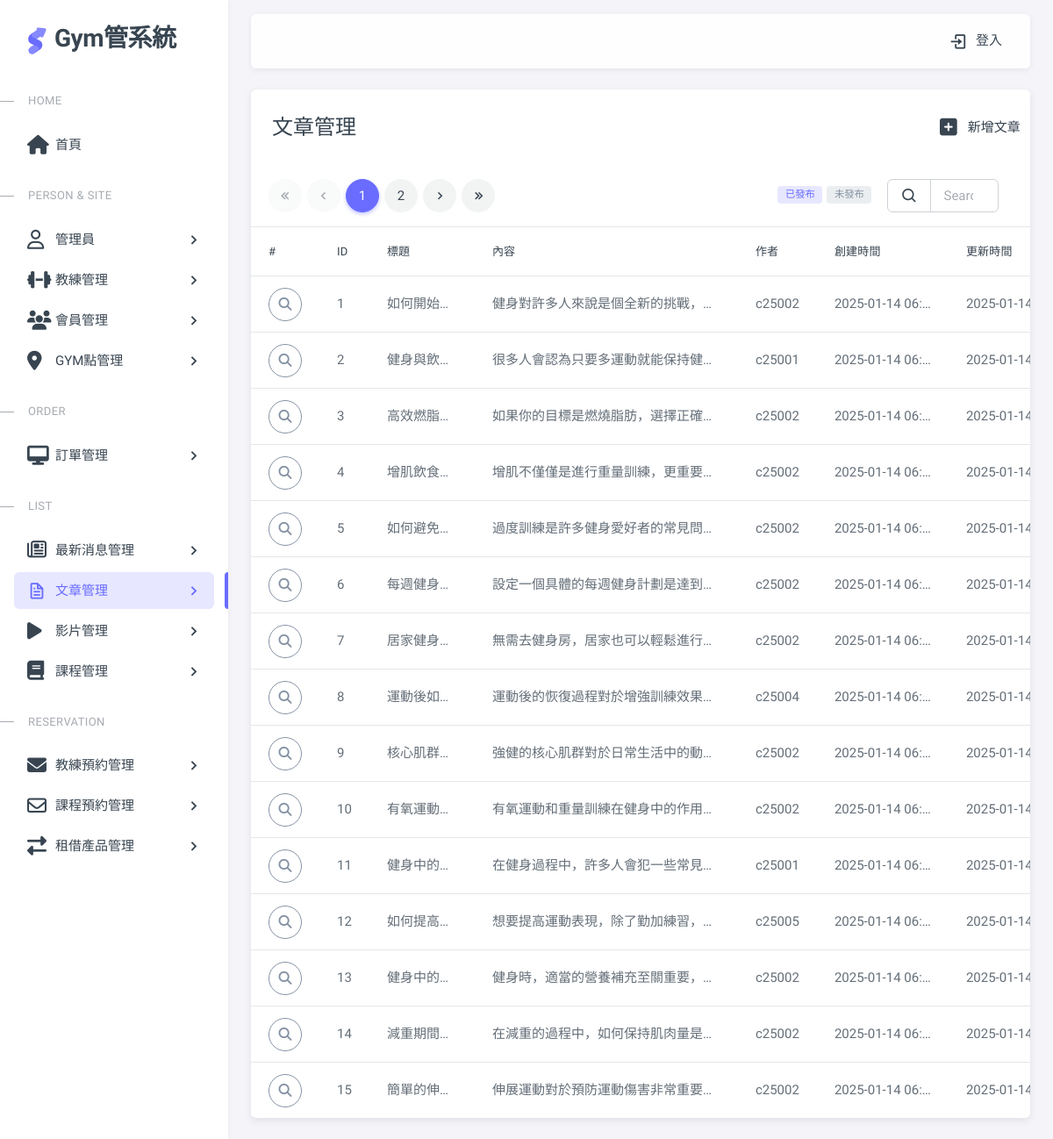
Page /pages/article.php on the committed database.
### tables this page shows
CREATE TABLE articles (
    article_id INTEGER PRIMARY KEY auto_increment,
    title VARCHAR(255),
    content TEXT,
    author_id VARCHAR(50),
    uploadStatus INTEGER,
    created_at TIMESTAMP DEFAULT CURRENT_TIMESTAMP,
    updated_at TIMESTAMP DEFAULT CURRENT_TIMESTAMP
);

### pages/article.php (the view, shortened to what this page needs)
<?php require __DIR__ . '/includes/init.php';?>
<?php
$pageName="article";
$perPage = 15;
$page = isset($_GET['page']) ? intval($_GET['page']) : 1;
$where =" WHERE 1 ";
$t_sql = "SELECT count(*) FROM articles $where";
$totalRows = $pdo->query($t_sql)->fetch(PDO::FETCH_NUM)[0];
if($totalRows>0){
  $sql = sprintf("SELECT * FROM `articles` %s
  LIMIT %s, %s", $where,
  ($page -1) * $perPage,
  $perPage);
  $rows = $pdo->query($sql)->fetchAll();
}
$totalPages = ceil($totalRows/$perPage);
?>
<?php include __DIR__ . '/includes/html-header.php'; ?>
<?php include __DIR__ . '/includes/html-sidebar.php'; ?>
<?php include __DIR__ . '/includes/html-layout-navbar.php'; ?>
<?php include __DIR__ . '/includes/html-content wrapper-start.php'; ?>
<div class="card">
  <div class="row">
    <div class="col-10">
      <h4 class="card-header">文章管理</h4>
    </div>
    <div class="col-2 card-header d-flex align-items-center justify-content-center">
      <a href="article-add.php" class="nav-link">
        <span class="d-none d-sm-block">
        <i class="fa-solid fa-square-plus fa-xl mx-3"></i>新增文章</span>
      </a>
    </div>
  </div>
  <div class="row">
      <div class="col-lg-8 mx-5 ">
        <div class="demo-inline-spacing">
          <nav aria-label="Page navigation ">
            <ul class="pagination">
              <li class="page-item first" <?=$page==1?'disabled':''?> >
                <a class="page-link" href="?page=1"><i class="tf-icon bx bx-chevrons-left bx-sm"></i></a>
              </li>
              <li class="page-item prev <?=$page==1?'disabled':''?>">
                <a class="page-link" href="?page=<?=$page-1?>">
                  <i class="tf-icon bx bx-chevron-left bx-sm"></i>
                </a>
              </li>
              <?php for($i = 1; $i <= $totalPages; $i++):
                  $qs = array_filter($_GET);
                  $qs['page']= $i ?>
                <li class="page-item <?=$page == $i?'active':''?> ">
                  <a class="page-link" href="?<?=http_build_query($qs)?>"><?=$i?></a>
                </li>
              <?php endfor;?>
              <li class="page-item next <?=$page==$totalPages?'disabled':''?>" >
                <a class="page-link" href="?page=<?=$page+1?>"><i class="tf-icon bx bx-chevron-right bx-sm"></i></a>
              </li>
              <li class="page-item last" <?=$page==$totalPages?'disabled':''?>>
                <a class="page-link" href="?page=<?=$totalPages?>"><i class="tf-icon bx bx-chevrons-right bx-sm"></i></a>
              </li>
            </ul>
          </nav>
        </div>
      </div>
      <div class="col-lg-1 d-flex align-items-center justify-content-end p-0">
        <div class="btn-group " role="group" aria-label="Basic example">
            <button type="button" class="btn btn-sm btn-outline-white p-0" id="filter-published">
              <span class="badge bg-label-primary  me-1 " data-status= 1>已發布</span>
            </button>
            <button type="button" class="btn btn-sm btn-outline-white p-0" id="filter-unpublished">
              <span class="badge bg-label-secondary me-1" data-status= 0 >未發布</span>
            </button>
        </div>
      </div>
      <div class="col-lg-2 me-5  d-flex align-items-center justify-content-end">
        <form class="d-flex  ">
            <div class="input-group">
                  <button class="input-group-text">
                    <i class="tf-icons bx bx-search"></i>
                  </button>
              <input type="search" class="form-control" placeholder="Search..." name="keyword" value="<?=empty($_GET['keyword'])?'':htmlentities($_GET['keyword'])?>">
            </div>
        </form>
      </div>
    </div>
  <?php if($totalRows>0):?>
  <div class="table-responsive text-nowrap">
    <table class="table table-hover">
      <thead>
        <tr>
          <th>#</th>
          <th>ID</th>
          <th>標題</th>
          <th>內容</th>
          <th>作者</th>
          <th>創建時間</th>
          <th>更新時間</th>
        </tr>
      </thead>
      <tbody class="table-border-bottom-0">
        <?php foreach($rows as $v):?>
        <tr>
          <td><button type="button" class="btn rounded-pill btn-icon btn-outline-secondary" data-bs-toggle="modal"  data-bs-target="#exLargeModal"  data-article-id="<?=$v['article_id']?>" id="viewBtn">
            <i class="fa-solid fa-magnifying-glass"></i>
          </button></td>
          <td title="<?=$v['article_id']?>"><?=$v['article_id']?></td>
          <td style="max-width: 120px" title="<?=$v['title']?>"><?=$v['title']?></td>
          <td style="max-width: 300px" title="<?=htmlentities($v['content'])?>">
            <?=htmlentities($v['content'])?></td>
          <td title="<?=$v['author_id']?>"><?=$v['author_id']?></td>
          <td style="max-width: 150px" title="<?=$v['created_at']?>"><?=$v['created_at']?></td>
          <td style="max-width: 150px" title="<?=$v['updated_at']?>"><?=$v['updated_at']?></td>
        </tr>
        <?php endforeach;?>
      </tbody>
    </table>
  </div>
  <?php endif?>
</div>
        </div>
<?php include __DIR__ . '/includes/html-content wrapper-end.php'; ?>
<?php include __DIR__ . '/includes/html-footer.php'; ?>

### pages/includes/html-header.php (shortened to what this page needs)
<!DOCTYPE html>
<html lang="en" class="light-style layout-menu-fixed layout-compact " dir="ltr" data-theme="theme-default" data-assets-path="../assets/" data-template="vertical-menu-template-free" data-style="light">
  <head>
    <link rel="stylesheet" href="https://cdnjs.cloudflare.com/ajax/libs/font-awesome/6.7.2/css/all.min.css">
    <link rel="stylesheet" href="../assets/vendor/fonts/boxicons.css" />
    <link rel="stylesheet" href="../assets/vendor/css/core.css" class="template-customizer-core-css" />
    <link rel="stylesheet" href="../assets/vendor/css/theme-default.css" class="template-customizer-theme-css" />
    <link rel="stylesheet" href="../assets/css/demo.css" />
    <link rel="stylesheet" href="../assets/vendor/libs/perfect-scrollbar/perfect-scrollbar.css" />
</head>

### pages/includes/html-sidebar.php (shortened to what this page needs)
<body>
<div class="layout-wrapper layout-content-navbar  ">
  <div class="layout-container">
<aside id="layout-menu" class="layout-menu menu-vertical menu bg-menu-theme">
  <div class="app-brand demo ">
    <a href="home.php" class="app-brand-link">
    <span class="app-brand-logo demo">
    </span>
    <span class="app-brand-text demo menu-text fw-bold ms-2">Gym管系統</span>
    </a>
  </div>
  <ul class="menu-inner py-1">
    <li class="menu-header small text-uppercase">
      <span class="menu-header-text">home</span>
    </li>
    <li class="menu-item <?= $pageName =='home' ? 'active' : '' ?>">
      <a href="home.php" target="_blank" class="menu-link   ">
        <i class="menu-icon fa-solid fa-house fa-2xs"></i>
        <div class="text-truncate" data-i18n="Support">首頁</div>
      </a>
    </li>
    <li class="menu-header small text-uppercase">
      <span class="menu-header-text">Person & Site</span>
    </li>
    <li class="menu-item <?= in_array($pageName, ['gymAdmin', 'gymAdmin-add', 'gymAdmin-edit']) ? 'active' : '' ?>">
      <a href="gymAdmin.php" target="_blank" class="menu-link  menu-toggle">
        <i class="menu-icon fa-regular fa-user fa-2xs"></i>
        <div class="text-truncate" data-i18n="Support">管理員</div>
      </a>
    </li>
    <li class="menu-item <?= in_array($pageName, ['coach', 'coach-add', 'coach-edit']) ? 'active' : '' ?>">
      <a href="coach.php" target="_blank" class="menu-link  menu-toggle">
        <i class="menu-icon fa-solid fa-dumbbell fa-2xs"></i>
        <div class="text-truncate" data-i18n="Support">教練管理</div>
      </a>
    </li>
    <li class="menu-item <?= in_array($pageName, ['gymMember', 'gymMember-add', 'gymMember-edit']) ? 'active' : '' ?>">
      <a href="gymMember.php" target="_blank" class="menu-link  menu-toggle">
        <i class="menu-icon fa-solid fa-users fa-2xs"></i>
        <div class="text-truncate" data-i18n="Support">會員管理</div>
      </a>
    </li>
    <li class="menu-item <?= in_array($pageName, ['gymSite', 'gymSite-add', 'gymSite-edit']) ? 'active' : '' ?>">
      <a href="#" target="_blank" class="menu-link  menu-toggle">
        <i class="menu-icon fa-solid fa-location-dot fa-2xs"></i>
        <div class="text-truncate" data-i18n="Support">GYM點管理</div>
      </a>
    </li>
    <li class="menu-header small text-uppercase">
      <span class="menu-header-text">Order</span>
    </li>
    <li class="menu-item <?= in_array($pageName, ['order', 'order-add', 'order-edit']) ? 'active' : '' ?>">
      <a href="order.php" target="_blank" class="menu-link  menu-toggle">
        <i class="menu-icon fa-solid fa-desktop fa-2xs"></i>
        <div class="text-truncate" data-i18n="Support">訂單管理</div>
      </a>
    </li>
    <li class="menu-header small text-uppercase">
      <span class="menu-header-text">list</span>
    </li>
    <li class="menu-item  <?= in_array($pageName, ['gymNews', 'gymNews-add', 'gymNews-edit']) ? 'active' : '' ?>">
      <a href="gymNews.php" class="menu-link  menu-toggle">
        <i class="menu-icon fa-regular fa-newspaper fa-2xs"></i>
        <div class="text-truncate" data-i18n="Support">最新消息管理</div>
      </a>
    </li>
    <li class="menu-item <?= in_array($pageName, ['article', 'article-add', 'article-edit']) ? 'active' : '' ?>">
      <a href="article.php" target="_blank" class="menu-link  menu-toggle">
        <i class="menu-icon tf-icons bx bx-file"></i>
        <div class="text-truncate" data-i18n="Support">文章管理</div>
      </a>
    </li>
    <li class="menu-item <?= in_array($pageName, ['videos', 'videos-add', 'videos-edit']) ? 'active' : '' ?>">
      <a href="videos.php" target="_blank" class="menu-link  menu-toggle">
        <i class="menu-icon fa-solid fa-play fa-xs"></i>
        <div class="text-truncate" data-i18n="Support">影片管理</div>
      </a>
    </li>
    <li class="menu-item <?= in_array($pageName, ['class', 'class-add', 'class-edit']) ? 'active' : '' ?>">
      <a href="class.php" target="_blank" class="menu-link  menu-toggle">
        <i class="menu-icon fa-solid fa-book fa-2xs"></i>
        <div class="text-truncate" data-i18n="Support">課程管理</div>
      </a>
    </li>
    <li class="menu-header small text-uppercase">
      <span class="menu-header-text"> Reservation</span>
    </li>
    <li class="menu-item <?= in_array($pageName, ['reserveCoach', 'reserveCoach-add', 'reserveCoach-edit']) ? 'active' : '' ?>">
      <a href="reserveCoach.php" target="_blank" class="menu-link  menu-toggle">
        <i class="menu-icon fa-solid fa-envelope fa-2xs"></i>
        <div class="text-truncate" data-i18n="Support">教練預約管理</div>
      </a>
      </li>
    <li class="menu-item  <?= in_array($pageName, ['appointmentsClass', 'appointmentsClass-add', 'appointmentsClass-edit']) ? 'active' : '' ?>">
        <a href="appointmentsClass.php" target="_blank" class="menu-link  menu-toggle">
          <i class="menu-icon fa-regular fa-envelope"></i>
          <div class="text-truncate" data-i18n="Support">課程預約管理</div>
        </a>
    </li>
    <li class="menu-item  <?= in_array($pageName, ['products', 'products-add', 'products-edit']) ? 'active' : '' ?>">
      <a href="products.php" target="_blank" class="menu-link  menu-toggle">
        <i class="menu-icon fa-solid fa-right-left fa-2xs"></i>
        <div class="text-truncate" data-i18n="Support">租借產品管理</div>
      </a>
    </li>
  </ul>
</aside>

### pages/includes/html-layout-navbar.php (shortened to what this page needs)
<div class="layout-page">
      <nav class="layout-navbar container-xxl navbar navbar-expand-xl navbar-detached align-items-center bg-navbar-theme" id="layout-navbar">
            <div class="navbar-nav-right d-flex align-items-center" id="navbar-collapse">
              <ul class="navbar-nav flex-row align-items-center ms-auto">
                <li class="nav-item">
                  <a class="nav-link" href="login.php">
                      <i class="menu-icon bx bx-log-in me-2"></i>登入
                  </a>
              </li>
              </ul>
            </div>
        </nav>

### pages/includes/html-content wrapper-start.php
 <div class="content-wrapper">
<div class="container-xxl flex-grow-1 container-p-y">

### pages/includes/html-content wrapper-end.php (shortened to what this page needs)
</div>
        </div>
      </div>
    </div>

### pages/includes/html-footer.php
</body>
</html>

### assets/css/demo.css (style rules this page uses)
.menu .app-brand.demo { height: 64px; margin-top: 12px; }
.app-brand-logo.demo svg { width: 22px; height: 38px; }
.app-brand-text.demo { font-size: 1.75rem; letter-spacing: -0.5px; }
.demo-inline-spacing > * { margin: 1rem 0.375rem 0 0 !important; }

### pages/article.php (style rules this page uses)
td { overflow: hidden; text-overflow: ellipsis; white-space: nowrap; }

### rows in the picture
articles: article_id "1", title "如何開始…", content "健身對許多人來說是個全新的挑戰，…", author "c25002", created_at "2025-01-14 06…", updated_at "2025-01-14 06…"
articles: article_id "2", title "健身與飲…", content "很多人會認為只要多運動就能保持健…", author "c25001", created_at "2025-01-14 06…", updated_at "2025-01-14 06…"
articles: article_id "3", title "高效燃脂…", content "如果你的目標是燃燒脂肪，選擇正確…", author "c25002", created_at "2025-01-14 06…", updated_at "2025-01-14 06…"
articles: article_id "4", title "增肌飲食…", content "增肌不僅僅是進行重量訓練，更重要…", author "c25002", created_at "2025-01-14 06…", updated_at "2025-01-14 06…"
articles: article_id "5", title "如何避免…", content "過度訓練是許多健身愛好者的常見問…", author "c25002", created_at "2025-01-14 06…", updated_at "2025-01-14 06…"
articles: article_id "6", title "每週健身…", content "設定一個具體的每週健身計劃是達到…", author "c25002", created_at "2025-01-14 06…", updated_at "2025-01-14 06…"
articles: article_id "7", title "居家健身…", content "無需去健身房，居家也可以輕鬆進行…", author "c25002", created_at "2025-01-14 06…", updated_at "2025-01-14 06…"
articles: article_id "8", title "運動後如…", content "運動後的恢復過程對於增強訓練效果…", author "c25004", created_at "2025-01-14 06…", updated_at "2025-01-14 06…"
articles: article_id "9", title "核心肌群…", content "強健的核心肌群對於日常生活中的動…", author "c25002", created_at "2025-01-14 06…", updated_at "2025-01-14 06…"
articles: article_id "10", title "有氧運動…", content "有氧運動和重量訓練在健身中的作用…", author "c25002", created_at "2025-01-14 06…", updated_at "2025-01-14 06…"
articles: article_id "11", title "健身中的…", content "在健身過程中，許多人會犯一些常見…", author "c25001", created_at "2025-01-14 06…", updated_at "2025-01-14 06…"
articles: article_id "12", title "如何提高…", content "想要提高運動表現，除了勤加練習，…", author "c25005", created_at "2025-01-14 06…", updated_at "2025-01-14 06…"
articles: article_id "13", title "健身中的…", content "健身時，適當的營養補充至關重要，…", author "c25002", created_at "2025-01-14 06…", updated_at "2025-01-14 06…"
articles: article_id "14", title "減重期間…", content "在減重的過程中，如何保持肌肉量是…", author "c25002", created_at "2025-01-14 06…", updated_at "2025-01-14 06…"
articles: article_id "15", title "簡單的伸…", content "伸展運動對於預防運動傷害非常重要…", author "c25002", created_at "2025-01-14 06…", updated_at "2025-01-14 06…"
